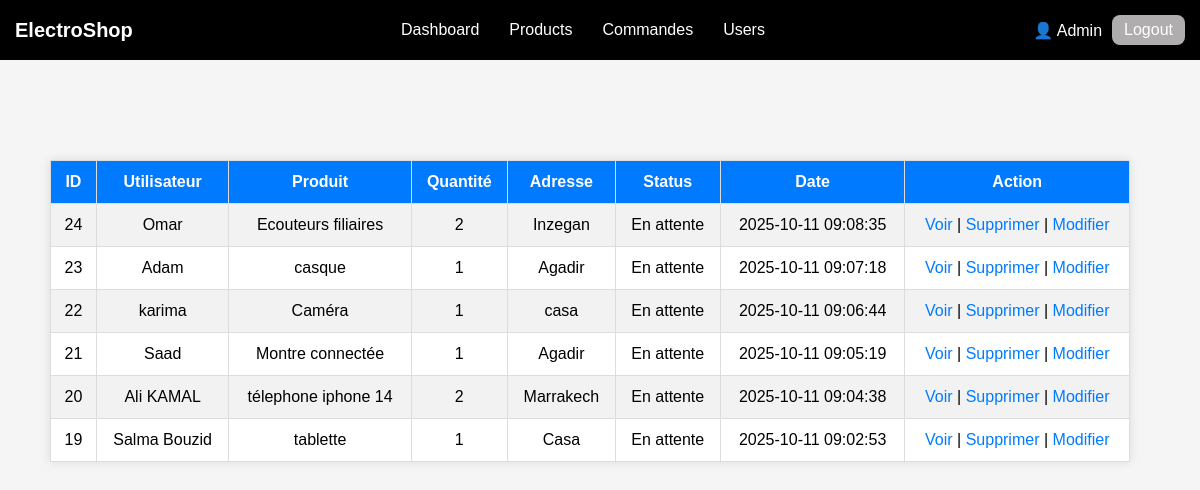
Screenshot of /VIEWS/ADMIN/order.php (signed in) with the database file from the repository.
### tables this page shows
CREATE TABLE `commande_speciale` (
  `id` int(11) NOT NULL,
  `user_id` int(11) DEFAULT NULL,
  `username` varchar(100) NOT NULL,
  `nom_produit` varchar(150) NOT NULL,
  `quantite` int(11) NOT NULL,
  `adresse` text NOT NULL,
  `status` varchar(50) DEFAULT 'En attente',
  `date_commande` timestamp NOT NULL DEFAULT current_timestamp(),
  `admin_id` int(11) DEFAULT NULL
);

### VIEWS/ADMIN/order.php (the view, shortened to what this page needs)
<?php include '../../VIEWS/admin_header.php';
include '../../config/database.php';
$sql = "SELECT * FROM commande_speciale ORDER BY date_commande DESC";
$result = $conn->query($sql);
$orders = [];
if ($result && $result->num_rows > 0) {
    $orders = $result->fetch_all(MYSQLI_ASSOC);
}
?>
<table>
  <tr>
    <th>ID</th><th>Utilisateur</th><th>Produit</th><th>Quantité</th>
    <th>Adresse</th><th>Status</th><th>Date</th><th>Action</th>
  </tr>
  <?php if (!empty($orders)) : ?>
      <?php foreach ($orders as $order): ?>
          <tr>
            <td><?= $order['id'] ?></td>
            <td><?= $order['username'] ?></td>
            <td><?= $order['nom_produit'] ?></td>
            <td><?= $order['quantite'] ?></td>
            <td><?= $order['adresse'] ?></td>
            <td><?= $order['status'] ?></td>
            <td><?= $order['date_commande'] ?></td>
            <td>
    <a href="voir_commande.php?id=<?= $order['id'] ?>" class="btn btn-info btn-sm">Voir</a> |
    <a href="supprimer_commande.php?id=<?= $order['id'] ?>" class="btn btn-danger btn-sm" onclick="return confirm('Voulez-vous vraiment supprimer cette commande ?');">Supprimer</a> |
    <a href="modifier_commande.php?id=<?= $order['id'] ?>" class="btn btn-warning btn-sm">Modifier</a>
            </td>
          </tr>
      <?php endforeach; ?>
  <?php else: ?>
      <tr><td colspan="8">Aucune commande trouvée</td></tr>
  <?php endif; ?>
</table>

### VIEWS/admin_header.php (shortened to what this page needs)
<header style="background:black; color:white; padding:15px; display:flex; justify-content:space-between; align-items:center;">
    <div style="font-size:20px; font-weight:bold;">
        <a  style="color:white; text-decoration:none;">ElectroShop</a>
    </div>
    <nav style="display:flex; gap:30px; justify-content:center; flex:1;">
        <a href="dashboard.php" class="nav-link">Dashboard</a>
        <a href="products.php" class="nav-link">Products</a>
        <a href="order.php" class="nav-link">Commandes</a>
        <a href="user.php" class="nav-link">Users</a>
    </nav>
    <div style="display:flex; align-items:center; gap:10px;">
        <span>👤 Admin</span>
        <a href="logout.php" class="logout-btn">Logout</a>
    </div>
</header>

### VIEWS/admin_header.php (style rules this page uses)
nav a.nav-link { color: white; text-decoration: none; position: relative; padding: 2px 0; }
nav a.nav-link::after { content: ''; position: absolute; width: 0; height: 2px; text-decoration: none; left: 0; bottom: -3px; background-color: white; transition: width 0.3s ease; }
.logout-btn { background: #afadadff; color: white; padding: 6px 12px; border-radius: 8px; text-decoration: none; transition: transform 0.2s ease; }

### VIEWS/ADMIN/order.php (style rules this page uses)
table { width: 90%; margin-top: 100px; margin-left: 50px; border-collapse: collapse; background-color: #fff; box-shadow: 0 0 10px rgba(0,0,0,0.1); }
th, td { border: 1px solid #ddd; padding: 12px; text-align: center; }
th { background-color: #007BFF; color: #fff; }
tr:nth-child(even) { background-color: #f2f2f2; }
a { color: #007BFF; text-decoration: none; }

### rows the page displays
commande_speciale: id "24", username "Omar", nom_produit "Ecouteurs filiaires", quantite "2", adresse "Inzegan", status "En attente", date_commande "2025-10-11 09:08:35"
commande_speciale: id "23", username "Adam", nom_produit "casque", quantite "1", adresse "Agadir", status "En attente", date_commande "2025-10-11 09:07:18"
commande_speciale: id "22", username "karima", nom_produit "Caméra", quantite "1", adresse "casa", status "En attente", date_commande "2025-10-11 09:06:44"
commande_speciale: id "21", username "Saad", nom_produit "Montre connectée", quantite "1", adresse "Agadir", status "En attente", date_commande "2025-10-11 09:05:19"
commande_speciale: id "20", username "Ali KAMAL", nom_produit "télephone iphone 14", quantite "2", adresse "Marrakech", status "En attente", date_commande "2025-10-11 09:04:38"
commande_speciale: id "19", username "Salma Bouzid", nom_produit "tablette", quantite "1", adresse "Casa", status "En attente", date_commande "2025-10-11 09:02:53"
